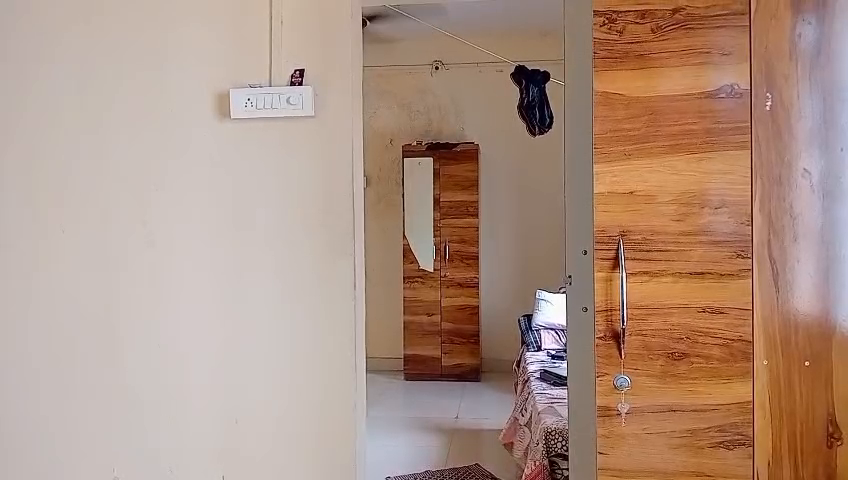
#> input picture frame 22 of video1.mp4, 848 x 480 px, given in place of the camera
$ python invisible_cloak.py
#> lines starting #> are read from the running program, lines starting #| are printed output that depends on the picture; after the words box and inside, x2 and y2 are one past the last pixel; in counts of white or black regions, pixels touching at a corner belong together
import cv2
import numpy as np

print("""
Harry :  Hey !! Would you like to try my invisibility cloak ??
         It's awesome !!

         Prepare to get invisible .....................
""")

# Open webcam
cap = cv2.VideoCapture(0)

# Load background video
bg_video = cv2.VideoCapture('video1.mp4')

if not cap.isOpened() or not bg_video.isOpened():
    print("❌ Error reading from webcam or background video.")
    exit()

while cap.isOpened():
    ret, frame = cap.read()
#> frame is the input picture: shape (480, 848, 3); mean B, G, R 131.7, 147.1, 175
    ret_bg, back = bg_video.read()

    # Loop the video if it ends
    if not ret_bg:
        bg_video.set(cv2.CAP_PROP_POS_FRAMES, 0)
        ret_bg, back = bg_video.read()

    if not ret or not ret_bg:
        break

    # Resize background to match webcam frame size
    back = cv2.resize(back, (frame.shape[1], frame.shape[0]))

    # Convert current frame to HSV color space
    hsv = cv2.cvtColor(frame, cv2.COLOR_BGR2HSV)
#> hsv: shape (480, 848, 3); mean H, S, V 23.1, 72.6, 175.6

    # Define red color range (lower and upper)
    lower_red1 = np.array([0, 80, 20])
    upper_red1 = np.array([10, 255, 255])
    mask1 = cv2.inRange(hsv, lower_red1, upper_red1)
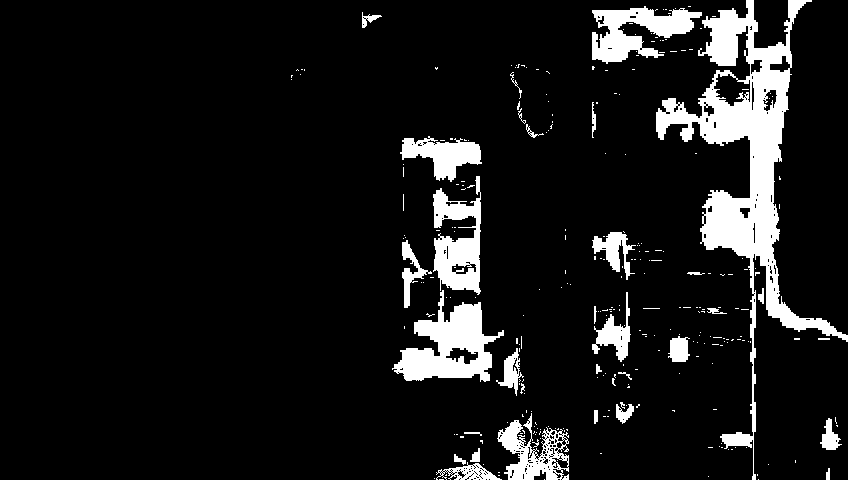
#> mask1: shape (480, 848); 9.5% white; 286 white regions (253 under 20 px), largest, box (x1, y1, x2, y2) and area: (656, 0, 848, 480) 17073, (392, 290, 504, 382) 4755, (433, 176, 481, 295) 3235

    lower_red2 = np.array([160, 80, 20])
    upper_red2 = np.array([180, 255, 255])
    mask2 = cv2.inRange(hsv, lower_red2, upper_red2)
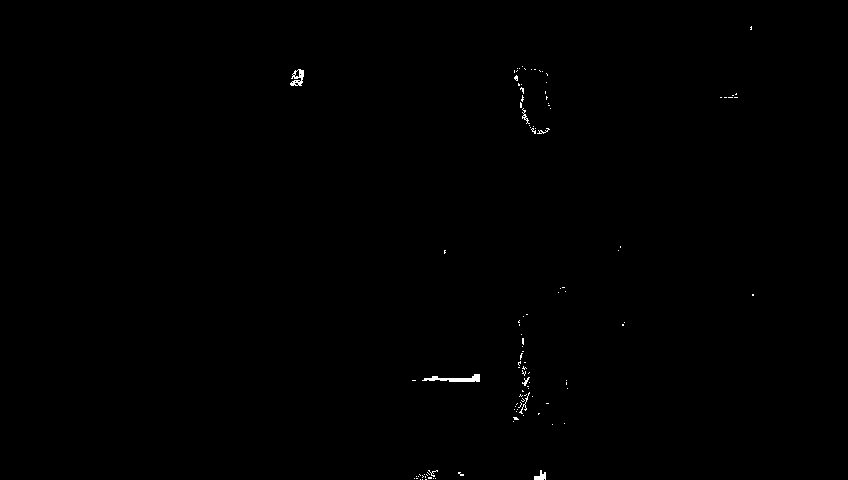
#> mask2: shape (480, 848); 0.23% white; 110 white regions (102 under 20 px), largest, box (x1, y1, x2, y2) and area: (422, 374, 480, 382) 231, (290, 69, 304, 86) 129, (534, 470, 546, 480) 71

    # Combine masks
    mask = mask1 + mask2
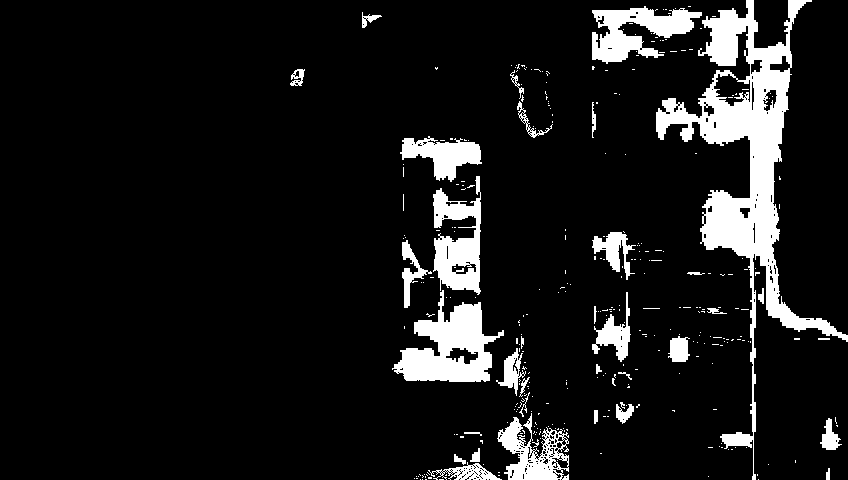
#> mask: shape (480, 848); 9.7% white; 332 white regions (297 under 20 px), largest, box (x1, y1, x2, y2) and area: (656, 0, 848, 480) 17092, (392, 290, 504, 382) 4990, (433, 176, 481, 295) 3241

    # Apply the mask to background
    part1 = cv2.bitwise_and(back, back, mask=mask)
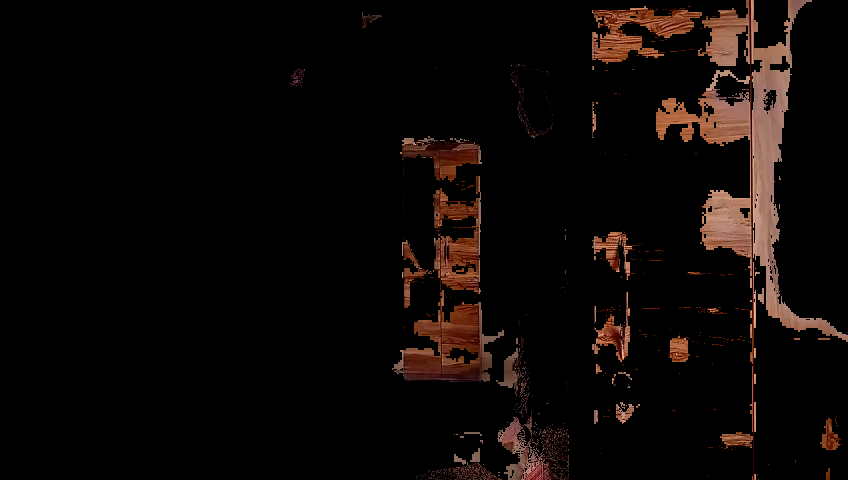
#> part1: shape (480, 848, 3); mean B, G, R 5.9, 7.9, 13

    # Invert mask and apply to original frame
    mask_inv = cv2.bitwise_not(mask)
    part2 = cv2.bitwise_and(frame, frame, mask=mask_inv)
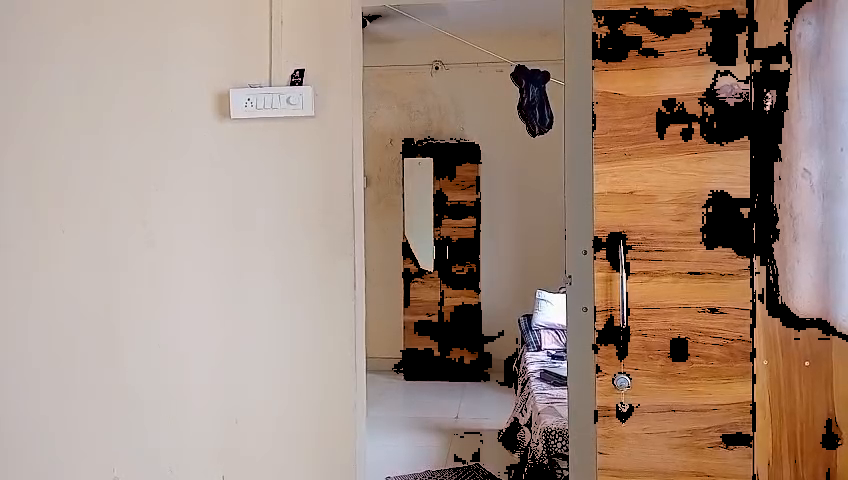
#> part2: shape (480, 848, 3); mean B, G, R 125.8, 139.2, 162

    # Combine both results
    final_output = cv2.addWeighted(part1 + part2, 1, part1 + part2, 0, 0)

    cv2.imshow("🧙‍♂️ Invisibility Cloak", final_output)

    if cv2.waitKey(1) == ord('q'):
#> (key q is pressed here)
        break

cap.release()
bg_video.release()
cv2.destroyAllWindows()

$ run again, starting later in the video
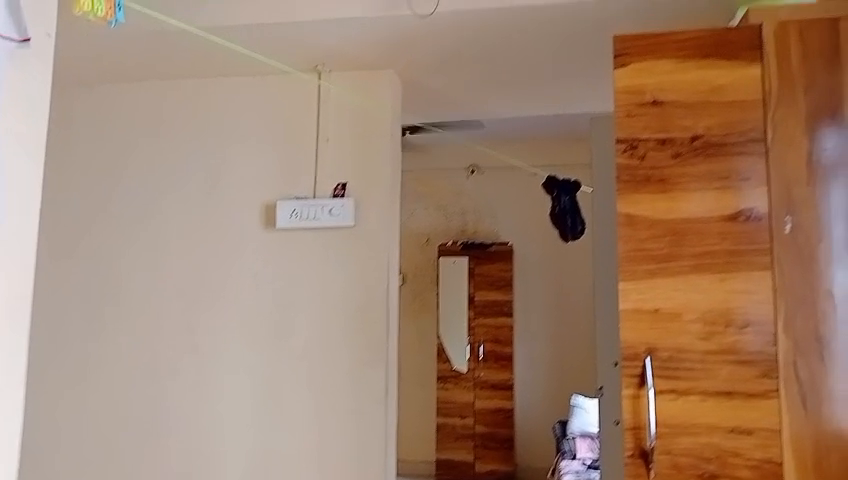
#> input picture frame 99 of video1.mp4, 848 x 480 px, given in place of the camera
#> frame is the input picture: shape (480, 848, 3); mean B, G, R 109.9, 130.8, 161.2
#> hsv: shape (480, 848, 3); mean H, S, V 17.3, 90.9, 161.5
#> `mask1 = cv2.inRange(hsv, lower_red1, upper_red1)`:
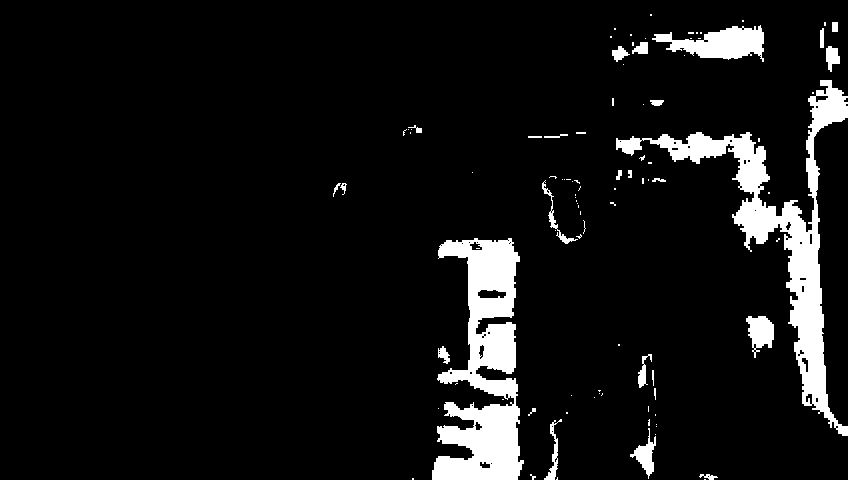
#> mask1: shape (480, 848); 7.5% white; 97 white regions (69 under 20 px), largest, box (x1, y1, x2, y2) and area: (616, 80, 848, 436) 12389, (432, 238, 524, 480) 12246, (652, 25, 764, 62) 2226
#> mask2: shape (480, 848); 0.06% white in thin lines or dots, all inside (x1, y1, x2, y2) = (24, 39, 834, 480)
#> mask: shape (480, 848); 7.5% white; 102 white regions (75 under 20 px), largest, box (x1, y1, x2, y2) and area: (616, 80, 848, 436) 12393, (432, 238, 524, 480) 12307, (652, 25, 764, 62) 2226
#> `part2 = cv2.bitwise_and(frame, frame, mask=mask_inv)`:
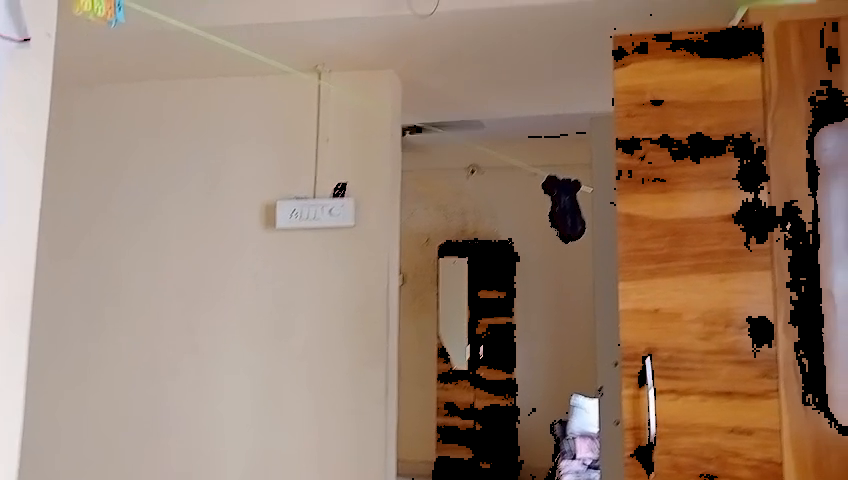
#> part2: shape (480, 848, 3); mean B, G, R 107.2, 126.4, 152.7

$ run again, starting later in the video
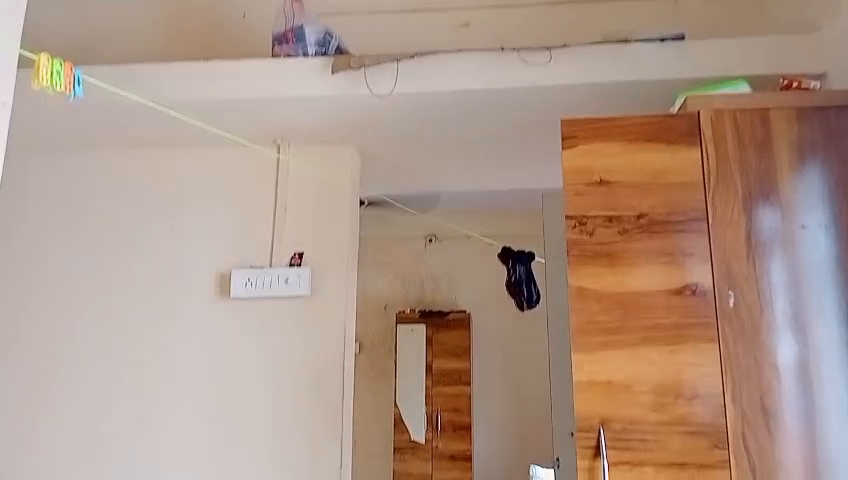
#> input picture frame 177 of video1.mp4, 848 x 480 px, given in place of the camera
#> frame is the input picture: shape (480, 848, 3); mean B, G, R 136.3, 150.6, 175.2
#> hsv: shape (480, 848, 3); mean H, S, V 21.9, 64.7, 176.4
#> `mask1 = cv2.inRange(hsv, lower_red1, upper_red1)`:
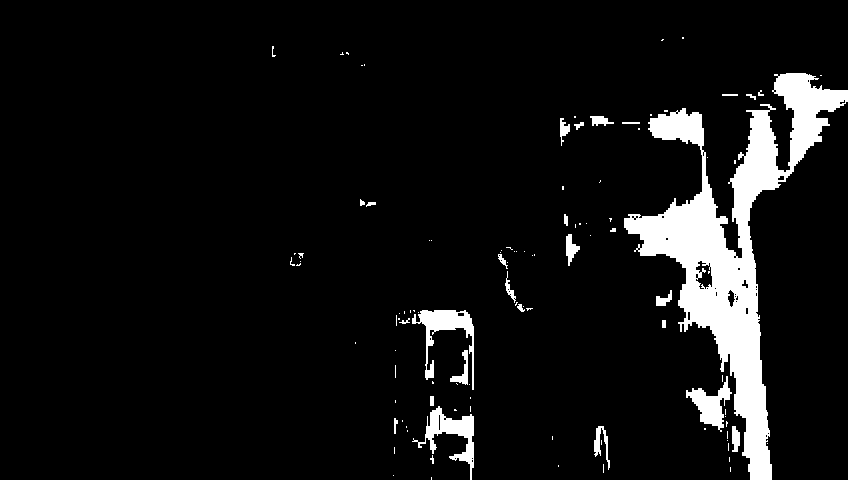
#> mask1: shape (480, 848); 7.1% white; 107 white regions (80 under 20 px), largest, box (x1, y1, x2, y2) and area: (624, 73, 848, 480) 22779, (412, 310, 474, 390) 1405, (412, 406, 474, 480) 1366
#> mask2: shape (480, 848); 0.47% white; 34 white regions (27 under 20 px), largest, box (x1, y1, x2, y2) and area: (810, 104, 848, 196) 1531, (281, 30, 292, 44) 89, (756, 190, 772, 198) 65
#> mask: shape (480, 848); 7.6% white; 114 white regions (84 under 20 px), largest, box (x1, y1, x2, y2) and area: (624, 73, 848, 480) 24381, (412, 310, 474, 390) 1405, (412, 406, 474, 480) 1366
#> `part2 = cv2.bitwise_and(frame, frame, mask=mask_inv)`:
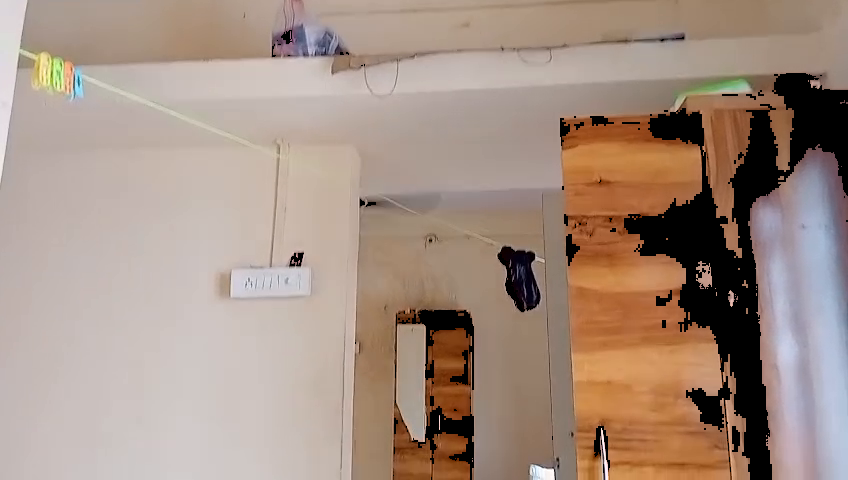
#> part2: shape (480, 848, 3); mean B, G, R 130.8, 143.7, 164.4
